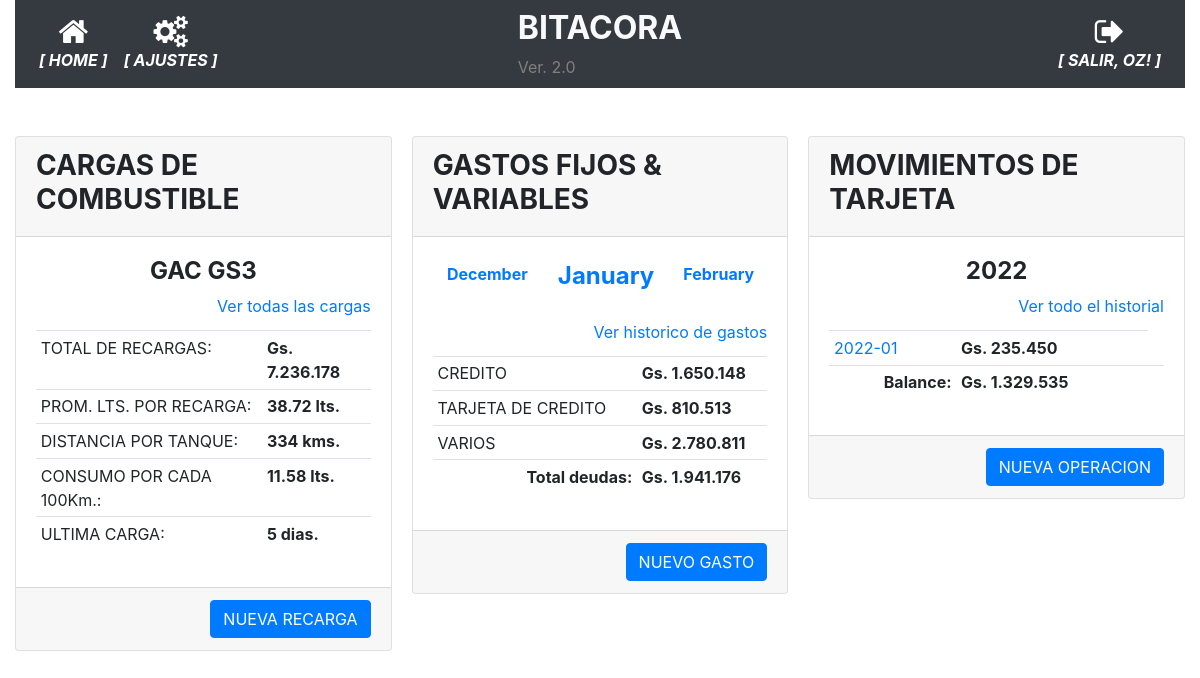
The app's page /index (signed in) with its own data.
### app/models.py (models this page shows, shortened)
class User(UserMixin, db.Model):
    id = db.Column(db.Integer, primary_key=True)
    username = db.Column(db.String(64), index=True, unique=True)
    email = db.Column(db.String(120), index=True, unique=True)
    password_hash = db.Column(db.String(128))
    perfil = db.Column(db.String(128))

class AgrupadorGastos(db.Model):
    __tablename__='agrupador_gastos'
    id = db.Column(db.Integer, primary_key=True)
    agrupador = db.Column(db.String(100), nullable=False)

### app/routes.py (the view)
@app.route('/')
@app.route('/index', methods=['GET', 'POST'])
@login_required
def index():
    form = FormularioCombustible()
    cargas = Cargas.query.all()
    anno = datetime.now().strftime("%Y")
    fechas_referencia = {'mes_anterior':datetime.now() - timedelta(days=30), 'fecha_actual':datetime.now(),  'mes_siguiente':datetime.now() + timedelta(days=31)}
    referencias_principales = referencias_vehiculo(cargas)
    balance_movimientos, balance_mensual = balance_cuenta()
    gastos = db.session.query(AgrupadorGastos.agrupador.label('acreedor'), func.sum(GastosFijos.monto).label('total')).join(AgrupadorGastos).group_by(AgrupadorGastos.agrupador).filter(func.strftime("%Y-%m", GastosFijos.fecha_pagar)==fechas_referencia['fecha_actual'].strftime('%Y-%m')).all()
    total_gasto = saldo_grupo(gastos)
    return render_template('home.html',  form=form, **referencias_principales, movimientos=balance_mensual, anno=anno, fechas_referencia=fechas_referencia, balance_movimientos=balance_movimientos, gastos=gastos, total_gasto=total_gasto) #usar ** permite que se manipule la variable directamente en el DOM

### app/models.py (called while the page is built)
@login.user_loader
def load_user(id):
    return User.query.get(int(id))

### app/utilitarios.py (called while the page is built)
def saldo_grupo(result):
    list_dict = []
    saldo = 0
    for i in result:
        i_dict = i._asdict()  # sqlalchemy.util._collections.result , has a method called _asdict()
        list_dict.append(i_dict)
    for item in list_dict:
        if item['acreedor']=='CREDITO':
            saldo -= item['total']
        else:
            saldo += item['total']
    return saldo

### app/templates/home.html (shortened to what this page needs)
{% extends "base.html" %}
{% block main %}
<form action="{{ url_for('nueva_recarga') }}" method="post">
    <br>
    <div class="card-columns">
        <div class="card">
            <div class="card-header">
                <h3><strong>CARGAS DE COMBUSTIBLE</strong></h3>
            </div>
            <div class="card-body">
                <div class="card-title">
                    <h4 class="card-text text-center"><strong>{{ vehiculo }}</strong></h4>
                    <div class="card-text text-right">
                        <a href="{{ url_for('recargas') }}" class="card-link">Ver todas las cargas</a>
                    </div>
                </div>
                <div>
                    <table class="table table-sm">
                        <tr><td>TOTAL DE RECARGAS:</td><td><strong>{{ "Gs. {:,.0f}".format(suma_total_cargas).replace(",", ".") }}</strong></td></tr>
                        <tr><td>PROM. LTS. POR RECARGA:</td><td><strong>{{ '%0.2f'|format(promedio_litros_por_recarga|float) }} lts.</strong></td></tr>
                        <tr><td>DISTANCIA POR TANQUE:</td><td><strong>{{ promedio_recorrido_por_tanque }} kms.</strong></td></tr>
                        <tr><td>CONSUMO POR CADA 100Km.:</td><td><strong>{{ '%0.2f'|format(consumo_por_100km|float) }} lts.</strong></td></tr>
                        <tr><td>ULTIMA CARGA:</td><td><strong>{{ promedio_dias_carga }} dias.</strong></td></tr>
                    </table>
                </div>
            </div>
            <div class="card-footer text-muted text-right">
                <a href="{{ url_for('nueva_recarga') }}" class="btn btn-primary">NUEVA RECARGA</a>
            </div>
        </div>
        <div class="card">
            <div class="card-header">
                <h3><strong>GASTOS FIJOS & VARIABLES</strong></h3>
            </div>
            <div class="card-body">
                <div class="card-title text-center">
                    <table class="table table-sm table-borderless">
                        <td><a href="{{ url_for('historico_gastos_detalle', periodo=fechas_referencia.mes_anterior.strftime('%Y-%m')) }}" class="card-link"><strong>{{ fechas_referencia.mes_anterior.strftime('%B') }}</strong></a></td>
                        <td><a href="{{ url_for('historico_gastos_detalle', periodo=fechas_referencia.fecha_actual.strftime('%Y-%m')) }}" class="card-link"><h4><strong>{{ fechas_referencia.fecha_actual.strftime('%B') }}</strong></h4></a></td>
                        <td><a href="{{ url_for('historico_gastos_detalle', periodo=fechas_referencia.mes_siguiente.strftime('%Y-%m')) }}" class="card-link"><strong>{{ fechas_referencia.mes_siguiente.strftime('%B') }}</strong></a></td>
                    </table>
                    <div class="card-text text-right">
                        <a href="{{ url_for('historico_gastos') }}" class="card-link">Ver historico de gastos</a>
                    </div>
                </div>
                <div>
                    <table class="table table-sm">
                        <tbody>
                        {% for gasto in gastos %}
                            <tr>
                                <td>{{ gasto.acreedor }}</td>
                                <td><strong>{{ "Gs. {:,.0f}".format(gasto.total).replace(",", ".") }}</strong></td>
                            </tr>
                        {% endfor %}
                        </tbody>
                        <tfoot>
                            <tr>
                                <td class="card-text text-right"><strong>Total deudas:</strong></td>
                                <td><strong>{{ "Gs. {:,.0f}".format(total_gasto).replace(",", ".") }}</strong></td>
                            </tr>
                        </tfoot>
                    </table>
                </div>
            </div>
            <div class="card-footer text-muted text-right">
                <a href="{{ url_for('nuevo_gasto') }}" class="btn btn-primary">NUEVO GASTO</a>
            </div>
        </div>
        <div class="card">
            <div class="card-header">
                <h3><strong>MOVIMIENTOS DE TARJETA</strong></h3>
            </div>
            <div class="card-body">
                <div class="card-title">
                    <h4 class="card-text text-center"><strong>{{ fechas_referencia.fecha_actual.strftime('%Y') }}</strong></h4>
                    <div class="card-text text-right">
                        <a href="{{ url_for('historial_operacion') }}" class="card-link">Ver todo el historial</a>
                    </div>
                </div>
                <div>
                    <table class="table table-sm">
                        {% for movimiento in movimientos %}
                        <tbody>
                            <tr>
                                <td><a href="{{ url_for('movimientos_mes', mes=movimiento[0]) }}">{{ movimiento[0] }}</a></td>
                                <td><strong>{{ "Gs. {:,.0f}".format(movimiento[1]).replace(",", ".") }}</strong></td>
                            </tr>
                        </tbody>
                        {% endfor %}
                        <tfoot>
                            <tr>
                                <td class="card-text text-right"><strong>Balance:</strong></td>
                                <td><strong>{{ "Gs. {:,.0f}".format(balance_movimientos|int).replace(",", ".") }}</strong></td>
                                <td></td>
                            </tr>
                        </tfoot>
                    </table>
                </div>
            </div>
            <div class="card-footer text-muted text-right">
                <a href="{{ url_for('nueva_operacion') }}" class="btn btn-primary">NUEVA OPERACION</a>
            </div>
        </div>
    </div>
{% endblock %}

### app/templates/base.html (shortened to what this page needs)
<!doctype html>
<html lang="en">
  <head>
    <link rel="stylesheet" href="https://stackpath.bootstrapcdn.com/bootstrap/4.5.0/css/bootstrap.min.css">
    <link rel="stylesheet" href="https://maxcdn.bootstrapcdn.com/font-awesome/4.4.0/css/font-awesome.min.css">
  </head>
  <body>
    <div class="container-fluid">
      <nav class="navbar navbar-expand-md navbar-dark bg-dark">
        <div class="navbar-collapse collapse w-100 order-1 order-md-0 dual-collapse2">
            <ul class="navbar-nav mr-auto text-center">
              <li class="nav-item active">
                <a href="{{ url_for('index') }}" class="nav-link d-flex flex-column">
                <i class="fa fa-home fa-2x"></i>
                <span class="d-none d-sm-inline"><i><strong>[ HOME ]</strong></i></span></a>
              </li>
              <li class="nav-item active">
                <a href="{{ url_for('parametrico') }}" class="nav-link d-flex flex-column">
                <i class="fa fa-cogs fa-2x"></i>
                <span class="d-none d-sm-inline"><i><strong>[ AJUSTES ]</strong></i></span></a>
              </li>
            </ul>
        </div>
        <div class="mx-auto order-0">
            <h2 class="mx-auto text-light"><strong>BITACORA</strong></h2>
            <span style="color: grey">Ver. 2.0</span>
        </div>
        <div class="navbar-collapse collapse w-100 order-3 dual-collapse2">
            <ul class="navbar-nav ml-auto text-center">
              <li class="nav-item active">
                {% if current_user.is_anonymous %}
                  <a href="{{ url_for('logout') }}" class="nav-link d-flex flex-column">
                  <i class="fa fa-sign-in fa-2x"></i>
                  <span class="d-none d-sm-inline"><i><strong>[ ACCEDER ]</strong></i></span></a>
                {% else %}
                  <a href="{{ url_for('logout') }}" class="nav-link d-flex flex-column">
                  <i class="fa fa-sign-out fa-2x"></i>
                  <span class="d-none d-sm-inline"><i><strong>[ SALIR, {{ current_user.username | upper }}! ]</strong></i></span></a>
                {% endif %}
              </li>
            </ul>
        </div>
    </nav>
    <br>
      <div>
        {% block main %}{% endblock %}
      </div>
    </div>
  </body>
</html>

### records on screen
User: username "OZ"
AgrupadorGastos: acreedor "CREDITO", total "Gs. 1.650.148"
AgrupadorGastos: acreedor "TARJETA DE CREDITO", total "Gs. 810.513"
AgrupadorGastos: acreedor "VARIOS", total "Gs. 2.780.811"

### other values on screen
{{ vehiculo }} "GAC GS3"
{{ "Gs. {:,.0f}".format(suma_total_cargas).replace(",", ".") }} "Gs. 7.236.178"
{{ '%0.2f'|format(promedio_litros_por_recarga|float) }} "38.72"
{{ promedio_recorrido_por_tanque }} "334"
{{ '%0.2f'|format(consumo_por_100km|float) }} "11.58"
{{ fechas_referencia.mes_anterior.strftime('%B') }} "December"
{{ fechas_referencia.fecha_actual.strftime('%B') }} "January"
{{ fechas_referencia.mes_siguiente.strftime('%B') }} "February"
{{ "Gs. {:,.0f}".format(total_gasto).replace(",", ".") }} "Gs. 1.941.176"
{{ fechas_referencia.fecha_actual.strftime('%Y') }} "2022"
{{ movimiento[0] }} "2022-01"
{{ "Gs. {:,.0f}".format(movimiento[1]).replace(",", ".") }} "Gs. 235.450"
{{ "Gs. {:,.0f}".format(balance_movimientos|int).replace(",", ".") }} "Gs. 1.329.535"
